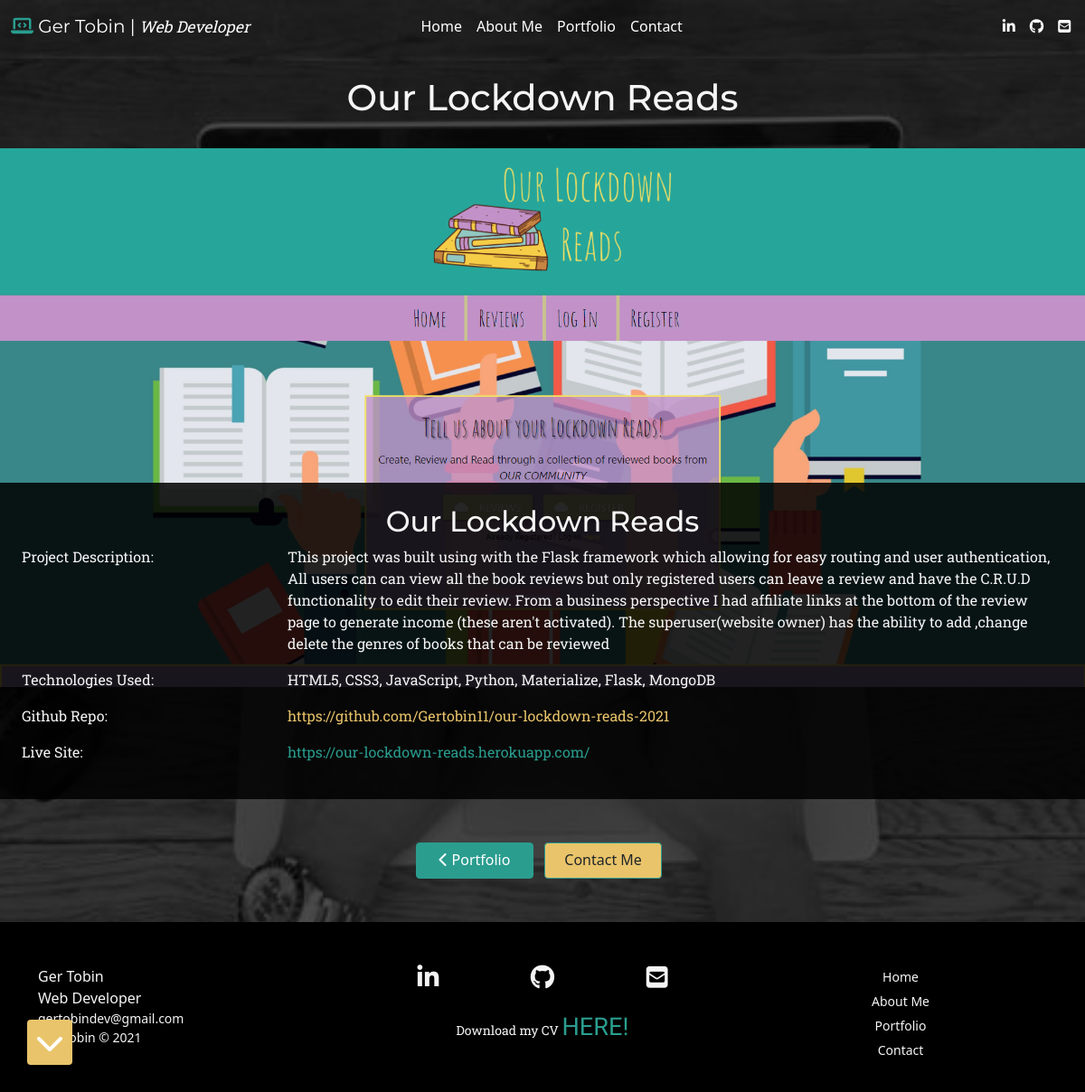
Page /portfolio/2/ on the committed database.
### portfolio/models.py (models this page shows, shortened)
class Portfolio(models.Model):
    project_name = models.CharField(max_length=254)
    project_intro = models.CharField(max_length=254,
                                     default='This is a project \
                                     completed by Ger Tobin')
    project_description = models.TextField(max_length=1000)
    technologies_used = models.CharField(max_length=254)
    project_image = models.ImageField()
    git_hub_repo = models.CharField(max_length=254,
                                    default='https://github.com/Gertobin112')
    live_site = models.CharField(max_length=254)
    """ I had to use charfield instead of genericipaddress
        as my heroku apps were throwing errors """

### portfolio/views.py (the view)
# urls.py: path('<int:pk>/', views.portfolio_details,
def portfolio_details(request, pk):
    project = get_object_or_404(Portfolio, pk=pk)
    context = {
        'project': project
    }
    template = 'portfolio/portfolio_details.html'
    return render(request, template, context)

### portfolio/templates/portfolio/portfolio_details.html
{% extends 'base.html' %}
{% block content %}
    <main class="scroll-stop">
        <div class="container-fluid">
            <br>
            <h1 class="whitesmoke text-center title-text">{{ project.project_name }}</h1>
            <br>
            <div class="row">
                <div class="px-0 col-12 img-header">
                    <img src="/media/{{ project.project_image }}" alt="">
                    <div class="px-4 py-4 container-project whitesmoke paragraph-text black-overlay">
                        <h2 class="text-center title-text whitesmoke">{{ project.project_name }}</h2>
                        <div class="row">
                            <div class="col-2">
                                <p>
                                    Project Description:
                                </p>
                            </div>
                            <div class="col-9 offset-1">
                                <p>
                                    {{ project.project_description }}
                                </p>
                            </div>
                            <div class="col-2">
                                <p>
                                    Technologies Used:
                                </p>
                            </div>
                            <div class="col-9 offset-1">
                                <p>
                                    {{ project.technologies_used }}
                                </p>
                            </div>
                            <div class="col-2">
                                <p>
                                    Github Repo:
                                </p>
                            </div>
                            <div class="col-9 offset-1">
                                <a id="githublink" class="text-decoration-none brt-yellow" href="{{ project.git_hub_repo }}"
                                    target="_blank">
                                    {{ project.git_hub_repo }}
                                </a>
                            </div>
                            <div class="col-2">
                                <p>
                                    Live Site:
                                </p>
                            </div>
                            <div class="col-9 offset-1">
                                <a id="livesite" class="text-decoration-none brt-grn" href="{{ project.live_site }}" target="_blank">
                                    {{ project.live_site }}
                                </a>
                            </div>
                        </div>
                    </div>
                </div>
            </div>
            <br>
            <div class="mx-2 my-4 text-center button-wrapper">
                <a id="return-port" class="btn text-white" href="{% url 'portfolio_page' %}">
                    <i class="fas fa-chevron-left"></i> Portfolio
                </a>
                <a id="contact-me-btn" class="mx-2 btn bg-brt-yellow" href="{% url 'contact' %}">
                    Contact Me
                </a>
            </div>
            <br>
        </div>
    </main>
{% endblock %}

### static/css/base.css (style rules this page uses)
* { box-sizing: border-box; }
html, body { background-image: url('../../media/coding-background.jpg'); background-position: center; background-repeat: no-repeat; background-size: cover; box-shadow:inset 0 0 0 2000px rgba(0, 0, 0, 0.7); min-height: 100vh; max-width: 100%; overflow-x: hidden; }
.black-overlay { background:rgba(0, 0, 0, 0.7); }
.title-text { font-family: 'Montserrat', sans-serif; }
.paragraph-text { font-family: 'Roboto Slab', serif; }
.brt-grn { color: #2a9d8f; }
.brt-yellow { color: #e9c46a; }
.whitesmoke { color: whitesmoke; }
.bg-brt-yellow { background-color: #e9c46a !important; }
main { min-height: 90vh; }
.btn { width: 130px; height: 40px; cursor: pointer; background: #2a9d8f; border: 1px solid #2a9d8f; outline: none; transition: 1s ease-in-out; }
.img-header { position: relative; min-height: 90vh; overflow: hidden; }
.img-header img { width: 100%; position: absolute; }
.img-header .container-project { background-color: rgba(0, 0, 0, 0.85); width: 100%; padding: 20px 0px 20px; position: absolute; bottom: 0px; }

### rows in the picture
Portfolio: project_name "Our Lockdown Reads", project_image (picture), project_description "This project was built using with the Flask framework which allowing for easy routing and user authentication, All users can can view all the book reviews but only registered users can leave a review and have the C.R.U.D functionality to edit their review. From a business perspective I had affiliate links at the bottom of the review page to generate income (these aren't activated). The superuser(website owner) has the ability to add ,change delete the genres of books that can be reviewed", technologies_used "HTML5, CSS3, JavaScript, Python, Materialize, Flask, MongoDB", git_hub_repo "https://github.com/Gertobin11/our-lockdown-reads-2021", live_site "https://our-lockdown-reads.herokuapp.com/"
